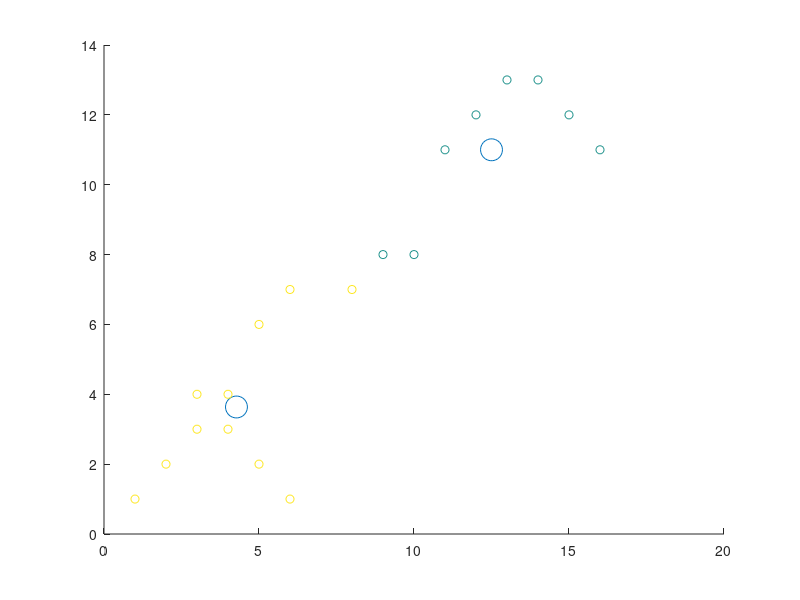

This chart was generated by the following MATLAB code:
%data = [0 0; -1 2; -3 6; 1 -2; 3 -6;];
%data = randi(100,100,2);
data = [ 1 1; 2 2; 3 3; 4 3; 5 2; 6 1; 3 4; 4 4; 5 6; 6 7;  10 8; 9 8; 8 7;   11 11; 12 12; 13 13; 14 13; 15 12; 16 11;];

numClusters = 2;
[assignedClusters,clusterLocations] = kmeans(data,numClusters);


% for clusterIndex = 1:numClusters
%     scatter(clusterLocations(clusterIndex,1),clusterLocations(clusterIndex,2),250, clusterIndex);
%     hold on
% end
scatter(clusterLocations(:,1), clusterLocations(:,2), 250, 'kx');
hold on
scatter(data(:,1), data(:,2),[],assignedClusters);


